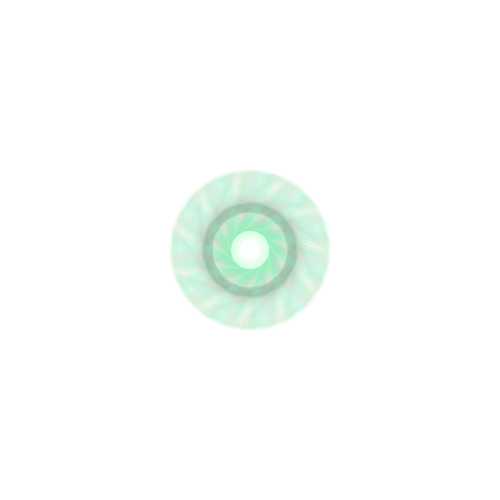
Frame 1 (no input)
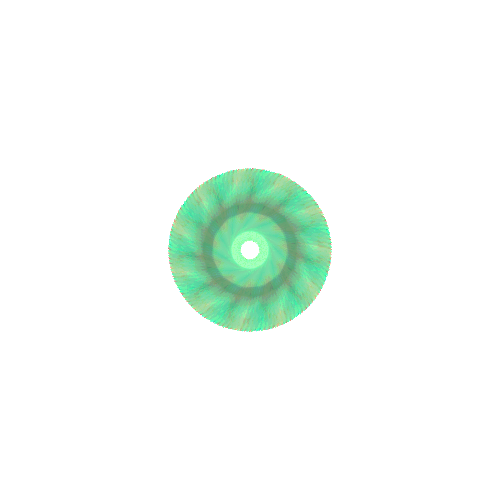
Frame 60 (the mouse pressed at the canvas centre just before this capture)
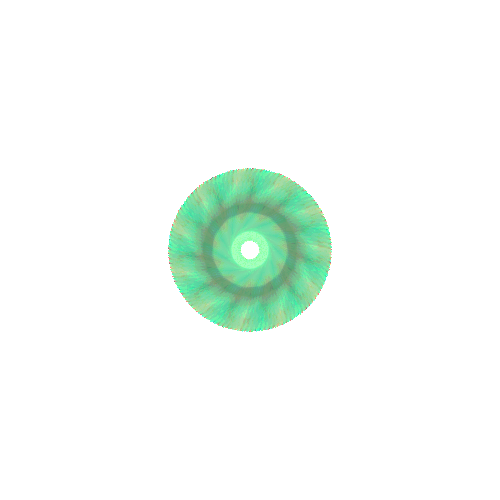
Frame 120 (the mouse held since frame 60 and released just before this capture)

The Processing sketch that drew these frames (run headless with seeded random() and noise(); from frame 60 on, the mouse is pressed at the canvas centre):

// Processing sketch: processing_84149
// ── processing_84149.pde

void setup()
{

  size(500,500);
background(255);
smooth();
noStroke();

 
}

void draw()
{

// translate permet de déplacer une forme sur l'axe des x et celui des y.



translate(250,250);

  
  
  fill(131,255,174,10);
 quad(16, 80, 30, 71, 7,66, 19, 4);
  rotate(PI/15);
  
   fill(255,140,111,10);
 quad(16, 80, 30, 71, 7,46, 19, 4);
  rotate(PI/12);
  
   fill(11,255,174,10);
 quad(16, 80, 30, 71, 7, 26, 19, 4);
  rotate(PI/11);
    fill(161,255,174,10);
 quad(16, 80, 32, 71, 7,6, 19, 4);
  rotate(PI/12);
  
   fill(55,130,111,10);
 quad(16, 80, 50, 1, 7,46, 19, 4);
  rotate(PI/3);
  
   fill(141,245,174,10);
 quad(17, 80, 3, 7, 7, 26, 19, 4);
  rotate(PI/14);  
  
  fill(131,255,174,10);
 quad(16, 80, 30, 71, 7,66, 19, 4);
  rotate(PI/15);
  
   fill(255,140,111,10);
 quad(16, 80, 30, 71, 7,46, 19, 4);
  rotate(PI/12);
  
   fill(11,255,174,10);
 quad(16, 80, 30, 71, 7, 26, 19, 4);
  rotate(PI/11);
    fill(161,255,174,10);
 quad(16, 80, 32, 71, 7,6, 19, 4);
  rotate(PI/12);
  
   fill(55,130,111,10);
 quad(16, 80, 50, 1, 7,46, 19, 4);
  rotate(PI/3);
  
   fill(141,245,174,10);
 quad(17, 80, 3, 7, 7, 26, 19, 4);
  rotate(PI/14);    
  fill(131,255,174,10);
 quad(16, 80, 30, 71, 7,66, 19, 4);
  rotate(PI/15);
  
   fill(255,140,111,10);
 quad(16, 80, 30, 71, 7,46, 19, 4);
  rotate(PI/12);
  
   fill(11,255,174,10);
 quad(16, 80, 30, 71, 7, 26, 19, 4);
  rotate(PI/11);
    fill(161,255,174,10);
 quad(16, 80, 32, 71, 7,6, 19, 4);
  rotate(PI/12);
  
   fill(55,130,111,10);
 quad(16, 80, 50, 1, 7,46, 19, 4);
  rotate(PI/3);
  
   fill(141,245,174,10);
 quad(17, 80, 3, 7, 7, 26, 19, 4);
  rotate(PI/14);    
  fill(131,255,174,10);
 quad(16, 80, 30, 71, 7,66, 19, 4);
  rotate(PI/15);
  
   fill(255,140,111,10);
 quad(16, 80, 30, 71, 7,46, 19, 4);
  rotate(PI/12);
  
   fill(11,255,174,10);
 quad(16, 80, 30, 71, 7, 26, 19, 4);
  rotate(PI/11);
    fill(161,255,174,10);
 quad(16, 80, 32, 71, 7,6, 19, 4);
  rotate(PI/12);
  
   fill(55,130,111,10);
 quad(16, 80, 50, 1, 7,46, 19, 4);
  rotate(PI/3);
  
   fill(141,245,174,10);
 quad(17, 80, 3, 7, 7, 26, 19, 4);
  rotate(PI/14);    
  fill(131,255,174,10);
 quad(16, 80, 30, 71, 7,66, 19, 4);
  rotate(PI/15);
  
   fill(255,140,111,10);
 quad(16, 80, 30, 71, 7,46, 19, 4);
  rotate(PI/12);
  
   fill(11,255,174,10);
 quad(16, 80, 30, 71, 7, 26, 19, 4);
  rotate(PI/11);
    fill(161,255,174,10);
 quad(16, 80, 32, 71, 7,6, 19, 4);
  rotate(PI/12);
  
   fill(55,130,111,10);
 quad(16, 80, 50, 1, 7,46, 19, 4);
  rotate(PI/3);
  
   fill(141,245,174,10);
 quad(17, 80, 3, 7, 7, 26, 19, 4);
  rotate(PI/14);    
  fill(131,255,174,10);
 quad(16, 80, 30, 71, 7,66, 19, 4);
  rotate(PI/15);
  
   fill(255,140,111,10);
 quad(16, 80, 30, 71, 7,46, 19, 4);
  rotate(PI/12);
  
   fill(11,255,174,10);
 quad(16, 80, 30, 71, 7, 26, 19, 4);
  rotate(PI/11);
    fill(161,255,174,10);
 quad(16, 80, 32, 71, 7,6, 19, 4);
  rotate(PI/12);
  
   fill(55,130,111,10);
 quad(16, 80, 50, 1, 7,46, 19, 4);
  rotate(PI/3);
  
   fill(141,245,174,10);
 quad(17, 80, 3, 7, 7, 26, 19, 4);
  rotate(PI/14);    
  fill(131,255,174,10);
 quad(16, 80, 30, 71, 7,66, 19, 4);
  rotate(PI/15);
  
   fill(255,140,111,10);
 quad(16, 80, 30, 71, 7,46, 19, 4);
  rotate(PI/12);
  
   fill(11,255,174,10);
 quad(16, 80, 30, 71, 7, 26, 19, 4);
  rotate(PI/11);
    fill(161,255,174,10);
 quad(16, 80, 32, 71, 7,6, 19, 4);
  rotate(PI/12);
  
   fill(55,130,111,10);
 quad(16, 80, 50, 1, 7,46, 19, 4);
  rotate(PI/3);
  
   fill(141,245,174,10);
 quad(17, 80, 3, 7, 7, 26, 19, 4);
  rotate(PI/14);    
  fill(131,255,174,10);
 quad(16, 80, 30, 71, 7,66, 19, 4);
  rotate(PI/15);
  
   fill(255,140,111,10);
 quad(16, 80, 30, 71, 7,46, 19, 4);
  rotate(PI/12);
  
   fill(11,255,174,10);
 quad(16, 80, 30, 71, 7, 26, 19, 4);
  rotate(PI/11);
    fill(161,255,174,10);
 quad(16, 80, 32, 71, 7,6, 19, 4);
  rotate(PI/12);
  
   fill(55,130,111,10);
 quad(16, 80, 50, 1, 7,46, 19, 4);
  rotate(PI/3);
  
   fill(141,245,174,10);
 quad(17, 80, 3, 7, 7, 26, 19, 4);
  rotate(PI/14);    
  fill(131,255,174,10);
 quad(16, 80, 30, 71, 7,66, 19, 4);
  rotate(PI/15);
  
   fill(255,140,111,10);
 quad(16, 80, 30, 71, 7,46, 19, 4);
  rotate(PI/12);
  
   fill(11,255,174,10);
 quad(16, 80, 30, 71, 7, 26, 19, 4);
  rotate(PI/11);
    fill(161,255,174,10);
 quad(16, 80, 32, 71, 7,6, 19, 4);
  rotate(PI/12);
  
   fill(55,130,111,10);
 quad(16, 80, 50, 1, 7,46, 19, 4);
  rotate(PI/3);
  
   fill(141,245,174,10);
 quad(17, 80, 3, 7, 7, 26, 19, 4);
  rotate(PI/14);    
  fill(131,255,174,10);
 quad(16, 80, 30, 71, 7,66, 19, 4);
  rotate(PI/15);
  
   fill(255,140,111,10);
 quad(16, 80, 30, 71, 7,46, 19, 4);
  rotate(PI/12);
  
   fill(11,255,174,10);
 quad(16, 80, 30, 71, 7, 26, 19, 4);
  rotate(PI/11);
    fill(161,255,174,10);
 quad(16, 80, 32, 71, 7,6, 19, 4);
  rotate(PI/12);
  
   fill(55,130,111,10);
 quad(16, 80, 50, 1, 7,46, 19, 4);
  rotate(PI/3);
  
   fill(141,245,174,10);
 quad(17, 80, 3, 7, 7, 26, 19, 4);
  rotate(PI/14);    
  fill(131,255,174,10);
 quad(16, 80, 30, 71, 7,66, 19, 4);
  rotate(PI/15);
  
   fill(255,140,111,10);
 quad(16, 80, 30, 71, 7,46, 19, 4);
  rotate(PI/12);
  
   fill(11,255,174,10);
 quad(16, 80, 30, 71, 7, 26, 19, 4);
  rotate(PI/11);
    fill(161,255,174,10);
 quad(16, 80, 32, 71, 7,6, 19, 4);
  rotate(PI/12);
  
   fill(55,130,111,10);
 quad(16, 80, 50, 1, 7,46, 19, 4);
  rotate(PI/3);
  
   fill(141,245,174,10);
 quad(17, 80, 3, 7, 7, 26, 19, 4);
  rotate(PI/14);    
  fill(131,255,174,10);
 quad(16, 80, 30, 71, 7,66, 19, 4);
  rotate(PI/15);
  
   fill(255,140,111,10);
 quad(16, 80, 30, 71, 7,46, 19, 4);
  rotate(PI/12);
  
   fill(11,255,174,10);
 quad(16, 80, 30, 71, 7, 26, 19, 4);
  rotate(PI/11);
    fill(161,255,174,10);
 quad(16, 80, 32, 71, 7,6, 19, 4);
  rotate(PI/12);
  
   fill(55,130,111,10);
 quad(16, 80, 50, 1, 7,46, 19, 4);
  rotate(PI/3);
  
   fill(141,245,174,10);
 quad(17, 80, 3, 7, 7, 26, 19, 4);
  rotate(PI/14);  
  
    
  fill(131,255,174,10);
 quad(16, 80, 30, 71, 7,66, 19, 4);
  rotate(PI/15);
  
   fill(255,140,111,10);
 quad(16, 80, 30, 71, 7,46, 19, 4);
  rotate(PI/12);
  
   fill(11,255,174,10);
 quad(16, 80, 30, 71, 7, 26, 19, 4);
  rotate(PI/11);
    fill(161,255,174,10);
 quad(16, 80, 32, 71, 7,6, 19, 4);
  rotate(PI/12);
  
   fill(55,130,111,10);
 quad(16, 80, 50, 1, 7,46, 19, 4);
  rotate(PI/3);
  
   fill(141,245,174,10);
 quad(17, 80, 3, 7, 7, 26, 19, 4);
  rotate(PI/14);    
  fill(131,255,174,10);
 quad(16, 80, 30, 71, 7,66, 19, 4);
  rotate(PI/15);
  
   fill(255,140,111,10);
 quad(16, 80, 30, 71, 7,46, 19, 4);
  rotate(PI/12);
  
   fill(11,255,174,10);
 quad(16, 80, 30, 71, 7, 26, 19, 4);
  rotate(PI/11);
    fill(161,255,174,10);
 quad(16, 80, 32, 71, 7,6, 19, 4);
  rotate(PI/12);
  
   fill(55,130,111,10);
 quad(16, 80, 50, 1, 7,46, 19, 4);
  rotate(PI/3);
  
   fill(141,245,174,10);
 quad(17, 80, 3, 7, 7, 26, 19, 4);
  rotate(PI/14);    
  fill(131,255,174,10);
 quad(16, 80, 30, 71, 7,66, 19, 4);
  rotate(PI/15);
  
   fill(255,140,111,10);
 quad(16, 80, 30, 71, 7,46, 19, 4);
  rotate(PI/12);
  
   fill(11,255,174,10);
 quad(16, 80, 30, 71, 7, 26, 19, 4);
  rotate(PI/11);
    fill(161,255,174,10);
 quad(16, 80, 32, 71, 7,6, 19, 4);
  rotate(PI/12);
  
   fill(55,130,111,10);
 quad(16, 80, 50, 1, 7,46, 19, 4);
  rotate(PI/3);
  
   fill(141,245,174,10);
 quad(17, 80, 3, 7, 7, 26, 19, 4);
  rotate(PI/14);    
  fill(131,255,174,10);
 quad(16, 80, 30, 71, 7,66, 19, 4);
  rotate(PI/15);
  
   fill(255,140,111,10);
 quad(16, 80, 30, 71, 7,46, 19, 4);
  rotate(PI/12);
  
   fill(11,255,174,10);
 quad(16, 80, 30, 71, 7, 26, 19, 4);
  rotate(PI/11);
    fill(161,255,174,10);
 quad(16, 80, 32, 71, 7,6, 19, 4);
  rotate(PI/12);
  
   fill(55,130,111,10);
 quad(16, 80, 50, 1, 7,46, 19, 4);
  rotate(PI/3);
  
   fill(141,245,174,10);
 quad(17, 80, 3, 7, 7, 26, 19, 4);
  rotate(PI/14);    
  fill(131,255,174,10);
 quad(16, 80, 30, 71, 7,66, 19, 4);
  rotate(PI/15);
  
   fill(255,140,111,10);
 quad(16, 80, 30, 71, 7,46, 19, 4);
  rotate(PI/12);
  
   fill(11,255,174,10);
 quad(16, 80, 30, 71, 7, 26, 19, 4);
  rotate(PI/11);
    fill(161,255,174,10);
 quad(16, 80, 32, 71, 7,6, 19, 4);
  rotate(PI/12);
  
   fill(55,130,111,10);
 quad(16, 80, 50, 1, 7,46, 19, 4);
  rotate(PI/3);
  
   fill(141,245,174,10);
 quad(17, 80, 3, 7, 7, 26, 19, 4);
  rotate(PI/14);    
  fill(131,255,174,10);
 quad(16, 80, 30, 71, 7,66, 19, 4);
  rotate(PI/15);
  
   fill(255,140,111,10);
 quad(16, 80, 30, 71, 7,46, 19, 4);
  rotate(PI/12);
  
   fill(11,255,174,10);
 quad(16, 80, 30, 71, 7, 26, 19, 4);
  rotate(PI/11);
    fill(161,255,174,10);
 quad(16, 80, 32, 71, 7,6, 19, 4);
  rotate(PI/12);
  
   fill(55,130,111,10);
 quad(16, 80, 50, 1, 7,46, 19, 4);
  rotate(PI/3);
  
   fill(141,245,174,10);
 quad(17, 80, 3, 7, 7, 26, 19, 4);
  rotate(PI/14);    
  fill(131,255,174,10);
 quad(16, 80, 30, 71, 7,66, 19, 4);
  rotate(PI/15);
  
   fill(255,140,111,10);
 quad(16, 80, 30, 71, 7,46, 19, 4);
  rotate(PI/12);
  
   fill(11,255,174,10);
 quad(16, 80, 30, 71, 7, 26, 19, 4);
  rotate(PI/11);
    fill(161,255,174,10);
 quad(16, 80, 32, 71, 7,6, 19, 4);
  rotate(PI/12);
  
   fill(55,130,111,10);
 quad(16, 80, 50, 1, 7,46, 19, 4);
  rotate(PI/3);
  
   fill(141,245,174,10);
 quad(17, 80, 3, 7, 7, 26, 19, 4);
  rotate(PI/14);    
  fill(131,255,174,10);
 quad(16, 80, 30, 71, 7,66, 19, 4);
  rotate(PI/15);
  
   fill(255,140,111,10);
 quad(16, 80, 30, 71, 7,46, 19, 4);
  rotate(PI/12);
  
   fill(11,255,174,10);
 quad(16, 80, 30, 71, 7, 26, 19, 4);
  rotate(PI/11);
    fill(161,255,174,10);
 quad(16, 80, 32, 71, 7,6, 19, 4);
  rotate(PI/12);
  
   fill(55,130,111,10);
 quad(16, 80, 50, 1, 7,46, 19, 4);
  rotate(PI/3);
  
   fill(141,245,174,10);
 quad(17, 80, 3, 7, 7, 26, 19, 4);
  rotate(PI/14);  
  
    
  fill(131,255,174,10);
 quad(16, 80, 30, 71, 7,66, 19, 4);
  rotate(PI/15);
  
   fill(255,140,111,10);
 quad(16, 80, 30, 71, 7,46, 19, 4);
  rotate(PI/12);
  
   fill(11,255,174,10);
 quad(16, 80, 30, 71, 7, 26, 19, 4);
  rotate(PI/11);
    fill(161,255,174,10);
 quad(16, 80, 32, 71, 7,6, 19, 4);
  rotate(PI/12);
  
   fill(55,130,111,10);
 quad(16, 80, 50, 1, 7,46, 19, 4);
  rotate(PI/3);
  
   fill(141,245,174,10);
 quad(17, 80, 3, 7, 7, 26, 19, 4);
  rotate(PI/14);    
  fill(131,255,174,10);
 quad(16, 80, 30, 71, 7,66, 19, 4);
  rotate(PI/15);
  
   fill(255,140,111,10);
 quad(16, 80, 30, 71, 7,46, 19, 4);
  rotate(PI/12);
  
   fill(11,255,174,10);
 quad(16, 80, 30, 71, 7, 26, 19, 4);
  rotate(PI/11);
    fill(161,255,174,10);
 quad(16, 80, 32, 71, 7,6, 19, 4);
  rotate(PI/12);
  
   fill(55,130,111,10);
 quad(16, 80, 50, 1, 7,46, 19, 4);
  rotate(PI/3);
  
   fill(141,245,174,10);
 quad(17, 80, 3, 7, 7, 26, 19, 4);
  rotate(PI/14);    
  fill(131,255,174,10);
 quad(16, 80, 30, 71, 7,66, 19, 4);
  rotate(PI/15);
  
   fill(255,140,111,10);
 quad(16, 80, 30, 71, 7,46, 19, 4);
  rotate(PI/12);
  
   fill(11,255,174,10);
 quad(16, 80, 30, 71, 7, 26, 19, 4);
  rotate(PI/11);
    fill(161,255,174,10);
 quad(16, 80, 32, 71, 7,6, 19, 4);
  rotate(PI/12);
  
   fill(55,130,111,10);
 quad(16, 80, 50, 1, 7,46, 19, 4);
  rotate(PI/3);
  
   fill(141,245,174,10);
 quad(17, 80, 3, 7, 7, 26, 19, 4);
  rotate(PI/14);    
  fill(131,255,174,10);
 quad(16, 80, 30, 71, 7,66, 19, 4);
  rotate(PI/15);
  
   fill(255,140,111,10);
 quad(16, 80, 30, 71, 7,46, 19, 4);
  rotate(PI/12);
  
   fill(11,255,174,10);
 quad(16, 80, 30, 71, 7, 26, 19, 4);
  rotate(PI/11);
    fill(161,255,174,10);
 quad(16, 80, 32, 71, 7,6, 19, 4);
  rotate(PI/12);
  
   fill(55,130,111,10);
 quad(16, 80, 50, 1, 7,46, 19, 4);
  rotate(PI/3);
  
   fill(141,245,174,10);
 quad(17, 80, 3, 7, 7, 26, 19, 4);
  rotate(PI/14);    
  fill(131,255,174,10);
 quad(16, 80, 30, 71, 7,66, 19, 4);
  rotate(PI/15);
  
   fill(255,140,111,10);
 quad(16, 80, 30, 71, 7,46, 19, 4);
  rotate(PI/12);
  
   fill(11,255,174,10);
 quad(16, 80, 30, 71, 7, 26, 19, 4);
  rotate(PI/11);
    fill(161,255,174,10);
 quad(16, 80, 32, 71, 7,6, 19, 4);
  rotate(PI/12);
  
   fill(55,130,111,10);
 quad(16, 80, 50, 1, 7,46, 19, 4);
  rotate(PI/3);
  
   fill(141,245,174,10);
 quad(17, 80, 3, 7, 7, 26, 19, 4);
  rotate(PI/14);    
  fill(131,255,174,10);
 quad(16, 80, 30, 71, 7,66, 19, 4);
  rotate(PI/15);
  
   fill(255,140,111,10);
 quad(16, 80, 30, 71, 7,46, 19, 4);
  rotate(PI/12);
  
   fill(11,255,174,10);
 quad(16, 80, 30, 71, 7, 26, 19, 4);
  rotate(PI/11);
    fill(161,255,174,10);
 quad(16, 80, 32, 71, 7,6, 19, 4);
  rotate(PI/12);
  
   fill(55,130,111,10);
 quad(16, 80, 50, 1, 7,46, 19, 4);
  rotate(PI/3);
  
   fill(141,245,174,10);
 quad(17, 80, 3, 7, 7, 26, 19, 4);
  rotate(PI/14);    
  fill(131,255,174,10);
 quad(16, 80, 30, 71, 7,66, 19, 4);
  rotate(PI/15);
  
   fill(255,140,111,10);
 quad(16, 80, 30, 71, 7,46, 19, 4);
  rotate(PI/12);
  
   fill(11,255,174,10);
 quad(16, 80, 30, 71, 7, 26, 19, 4);
  rotate(PI/11);
    fill(161,255,174,10);
 quad(16, 80, 32, 71, 7,6, 19, 4);
  rotate(PI/12);
  
   fill(55,130,111,10);
 quad(16, 80, 50, 1, 7,46, 19, 4);
  rotate(PI/3);
  
   fill(141,245,174,10);
 quad(17, 80, 3, 7, 7, 26, 19, 4);
  rotate(PI/14);    
  fill(131,255,174,10);
 quad(16, 80, 30, 71, 7,66, 19, 4);
  rotate(PI/15);
  
   fill(255,140,111,10);
 quad(16, 80, 30, 71, 7,46, 19, 4);
  rotate(PI/12);
  
   fill(11,255,174,10);
 quad(16, 80, 30, 71, 7, 26, 19, 4);
  rotate(PI/11);
    fill(161,255,174,10);
 quad(16, 80, 32, 71, 7,6, 19, 4);
  rotate(PI/12);
  
   fill(55,130,111,10);
 quad(16, 80, 50, 1, 7,46, 19, 4);
  rotate(PI/3);
  
   fill(141,245,174,10);
 quad(17, 80, 3, 7, 7, 26, 19, 4);
  rotate(PI/14);    
  fill(131,255,174,10);
 quad(16, 80, 30, 71, 7,66, 19, 4);
  rotate(PI/15);
  
   fill(255,140,111,10);
 quad(16, 80, 30, 71, 7,46, 19, 4);
  rotate(PI/12);
  
   fill(11,255,174,10);
 quad(16, 80, 30, 71, 7, 26, 19, 4);
  rotate(PI/11);
    fill(161,255,174,10);
 quad(16, 80, 32, 71, 7,6, 19, 4);
  rotate(PI/12);
  
   fill(55,130,111,10);
 quad(16, 80, 50, 1, 7,46, 19, 4);
  rotate(PI/3);
  
   fill(141,245,174,10);
 quad(17, 80, 3, 7, 7, 26, 19, 4);
  rotate(PI/14);    
  fill(131,255,174,10);
 quad(16, 80, 30, 71, 7,66, 19, 4);
  rotate(PI/15);
  
   fill(255,140,111,10);
 quad(16, 80, 30, 71, 7,46, 19, 4);
  rotate(PI/12);
  
   fill(11,255,174,10);
 quad(16, 80, 30, 71, 7, 26, 19, 4);
  rotate(PI/11);
    fill(161,255,174,10);
 quad(16, 80, 32, 71, 7,6, 19, 4);
  rotate(PI/12);
  
   fill(55,130,111,10);
 quad(16, 80, 50, 1, 7,46, 19, 4);
  rotate(PI/3);
  
   fill(141,245,174,10);
 quad(17, 80, 3, 7, 7, 26, 19, 4);
  rotate(PI/14);    
  fill(131,255,174,10);
 quad(16, 80, 30, 71, 7,66, 19, 4);
  rotate(PI/15);
  
   fill(255,140,111,10);
 quad(16, 80, 30, 71, 7,46, 19, 4);
  rotate(PI/12);
  
   fill(11,255,174,10);
 quad(16, 80, 30, 71, 7, 26, 19, 4);
  rotate(PI/11);
    fill(161,255,174,10);
 quad(16, 80, 32, 71, 7,6, 19, 4);
  rotate(PI/12);
  
   fill(55,130,111,10);
 quad(16, 80, 50, 1, 7,46, 19, 4);
  rotate(PI/3);
  
   fill(141,245,174,10);
 quad(17, 80, 3, 7, 7, 26, 19, 4);
  rotate(PI/14);    
  fill(131,255,174,10);
 quad(16, 80, 30, 71, 7,66, 19, 4);
  rotate(PI/15);
  
   fill(255,140,111,10);
 quad(16, 80, 30, 71, 7,46, 19, 4);
  rotate(PI/12);
  
   fill(11,255,174,10);
 quad(16, 80, 30, 71, 7, 26, 19, 4);
  rotate(PI/11);
    fill(161,255,174,10);
 quad(16, 80, 32, 71, 7,6, 19, 4);
  rotate(PI/12);
  
   fill(55,130,111,10);
 quad(16, 80, 50, 1, 7,46, 19, 4);
  rotate(PI/3);
  
   fill(141,245,174,10);
 quad(17, 80, 3, 7, 7, 26, 19, 4);
  rotate(PI/14);    
  fill(131,255,174,10);
 quad(16, 80, 30, 71, 7,66, 19, 4);
  rotate(PI/15);
  
   fill(255,140,111,10);
 quad(16, 80, 30, 71, 7,46, 19, 4);
  rotate(PI/12);
  
   fill(11,255,174,10);
 quad(16, 80, 30, 71, 7, 26, 19, 4);
  rotate(PI/11);
    fill(161,255,174,10);
 quad(16, 80, 32, 71, 7,6, 19, 4);
  rotate(PI/12);
  
   fill(55,130,111,10);
 quad(16, 80, 50, 1, 7,46, 19, 4);
  rotate(PI/3);
  
   fill(141,245,174,10);
 quad(17, 80, 3, 7, 7, 26, 19, 4);
  rotate(PI/14);    
  fill(131,255,174,10);
 quad(16, 80, 30, 71, 7,66, 19, 4);
  rotate(PI/15);
  
   fill(255,140,111,10);
 quad(16, 80, 30, 71, 7,46, 19, 4);
  rotate(PI/12);
  
   fill(11,255,174,10);
 quad(16, 80, 30, 71, 7, 26, 19, 4);
  rotate(PI/11);
    fill(161,255,174,10);
 quad(16, 80, 32, 71, 7,6, 19, 4);
  rotate(PI/12);
  
   fill(55,130,111,10);
 quad(16, 80, 50, 1, 7,46, 19, 4);
  rotate(PI/3);
  
   fill(141,245,174,10);
 quad(17, 80, 3, 7, 7, 26, 19, 4);
  rotate(PI/14);    
  fill(131,255,174,10);
 quad(16, 80, 30, 71, 7,66, 19, 4);
  rotate(PI/15);
  
   fill(255,140,111,10);
 quad(16, 80, 30, 71, 7,46, 19, 4);
  rotate(PI/12);
  
   fill(11,255,174,10);
 quad(16, 80, 30, 71, 7, 26, 19, 4);
  rotate(PI/11);
    fill(161,255,174,10);
 quad(16, 80, 32, 71, 7,6, 19, 4);
  rotate(PI/12);
  
   fill(55,130,111,10);
 quad(16, 80, 50, 1, 7,46, 19, 4);
  rotate(PI/3);
  
   fill(141,245,174,10);
 quad(17, 80, 3, 7, 7, 26, 19, 4);
  rotate(PI/14);    
  fill(131,255,174,10);
 quad(16, 80, 30, 71, 7,66, 19, 4);
  rotate(PI/15);
  
   fill(255,140,111,10);
 quad(16, 80, 30, 71, 7,46, 19, 4);
  rotate(PI/12);
  
   fill(11,255,174,10);
 quad(16, 80, 30, 71, 7, 26, 19, 4);
  rotate(PI/11);
    fill(161,255,174,10);
 quad(16, 80, 32, 71, 7,6, 19, 4);
  rotate(PI/12);
  
   fill(55,130,111,10);
 quad(16, 80, 50, 1, 7,46, 19, 4);
  rotate(PI/3);
  
   fill(141,245,174,10);
 quad(17, 80, 3, 7, 7, 26, 19, 4);
  rotate(PI/14);    
  fill(131,255,174,10);
 quad(16, 80, 30, 71, 7,66, 19, 4);
  rotate(PI/15);
  
   fill(255,140,111,10);
 quad(16, 80, 30, 71, 7,46, 19, 4);
  rotate(PI/12);
  
   fill(11,255,174,10);
 quad(16, 80, 30, 71, 7, 26, 19, 4);
  rotate(PI/11);
    fill(161,255,174,10);
 quad(16, 80, 32, 71, 7,6, 19, 4);
  rotate(PI/12);
  
   fill(55,130,111,10);
 quad(16, 80, 50, 1, 7,46, 19, 4);
  rotate(PI/3);
  
   fill(141,245,174,10);
 quad(17, 80, 3, 7, 7, 26, 19, 4);
  rotate(PI/14);    
  fill(131,255,174,10);
 quad(16, 80, 30, 71, 7,66, 19, 4);
  rotate(PI/15);
  
   fill(255,140,111,10);
 quad(16, 80, 30, 71, 7,46, 19, 4);
  rotate(PI/12);
  
   fill(11,255,174,10);
 quad(16, 80, 30, 71, 7, 26, 19, 4);
  rotate(PI/11);
    fill(161,255,174,10);
 quad(16, 80, 32, 71, 7,6, 19, 4);
  rotate(PI/12);
  
   fill(55,130,111,10);
 quad(16, 80, 50, 1, 7,46, 19, 4);
  rotate(PI/3);
  
   fill(141,245,174,10);
 quad(17, 80, 3, 7, 7, 26, 19, 4);
  rotate(PI/14);    
  fill(131,255,174,10);
 quad(16, 80, 30, 71, 7,66, 19, 4);
  rotate(PI/15);
  
   fill(255,140,111,10);
 quad(16, 80, 30, 71, 7,46, 19, 4);
  rotate(PI/12);
  
   fill(11,255,174,10);
 quad(16, 80, 30, 71, 7, 26, 19, 4);
  rotate(PI/11);
    fill(161,255,174,10);
 quad(16, 80, 32, 71, 7,6, 19, 4);
  rotate(PI/12);
  
   fill(55,130,111,10);
 quad(16, 80, 50, 1, 7,46, 19, 4);
  rotate(PI/3);
  
   fill(141,245,174,10);
 quad(17, 80, 3, 7, 7, 26, 19, 4);
  rotate(PI/14);    
  fill(131,255,174,10);
 quad(16, 80, 30, 71, 7,66, 19, 4);
  rotate(PI/15);
  
   fill(255,140,111,10);
 quad(16, 80, 30, 71, 7,46, 19, 4);
  rotate(PI/12);
  
   fill(11,255,174,10);
 quad(16, 80, 30, 71, 7, 26, 19, 4);
  rotate(PI/11);
    fill(161,255,174,10);
 quad(16, 80, 32, 71, 7,6, 19, 4);
  rotate(PI/12);
  
   fill(55,130,111,10);
 quad(16, 80, 50, 1, 7,46, 19, 4);
  rotate(PI/3);
  
   fill(141,245,174,10);
 quad(17, 80, 3, 7, 7, 26, 19, 4);
  rotate(PI/14);  
    
  fill(131,255,174,10);
 quad(16, 80, 30, 71, 7,66, 19, 4);
  rotate(PI/15);
  
   fill(255,140,111,10);
 quad(16, 80, 30, 71, 7,46, 19, 4);
  rotate(PI/12);
  
   fill(11,255,174,10);
 quad(16, 80, 30, 71, 7, 26, 19, 4);
  rotate(PI/11);
    fill(161,255,174,10);
 quad(16, 80, 32, 71, 7,6, 19, 4);
  rotate(PI/12);
  
   fill(55,130,111,10);
 quad(16, 80, 50, 1, 7,46, 19, 4);
  rotate(PI/3);
  
   fill(141,245,174,10);
 quad(17, 80, 3, 7, 7, 26, 19, 4);
  rotate(PI/14);    
  fill(131,255,174,10);
 quad(16, 80, 30, 71, 7,66, 19, 4);
  rotate(PI/15);
  
   fill(255,140,111,10);
 quad(16, 80, 30, 71, 7,46, 19, 4);
  rotate(PI/12);
  
   fill(11,255,174,10);
 quad(16, 80, 30, 71, 7, 26, 19, 4);
  rotate(PI/11);
    fill(161,255,174,10);
 quad(16, 80, 32, 71, 7,6, 19, 4);
  rotate(PI/12);
  
   fill(55,130,111,10);
 quad(16, 80, 50, 1, 7,46, 19, 4);
  rotate(PI/3);
  
   fill(141,245,174,10);
 quad(17, 80, 3, 7, 7, 26, 19, 4);
  rotate(PI/14);    
  fill(131,255,174,10);
 quad(16, 80, 30, 71, 7,66, 19, 4);
  rotate(PI/15);
  
   fill(255,140,111,10);
 quad(16, 80, 30, 71, 7,46, 19, 4);
  rotate(PI/12);
  
   fill(11,255,174,10);
 quad(16, 80, 30, 71, 7, 26, 19, 4);
  rotate(PI/11);
    fill(161,255,174,10);
 quad(16, 80, 32, 71, 7,6, 19, 4);
  rotate(PI/12);
  
   fill(55,130,111,10);
 quad(16, 80, 50, 1, 7,46, 19, 4);
  rotate(PI/3);
  
   fill(141,245,174,10);
 quad(17, 80, 3, 7, 7, 26, 19, 4);
  rotate(PI/14);    
  fill(131,255,174,10);
 quad(16, 80, 30, 71, 7,66, 19, 4);
  rotate(PI/15);
  
   fill(255,140,111,10);
 quad(16, 80, 30, 71, 7,46, 19, 4);
  rotate(PI/12);
  
   fill(11,255,174,10);
 quad(16, 80, 30, 71, 7, 26, 19, 4);
  rotate(PI/11);
    fill(161,255,174,10);
 quad(16, 80, 32, 71, 7,6, 19, 4);
  rotate(PI/12);
  
   fill(55,130,111,10);
 quad(16, 80, 50, 1, 7,46, 19, 4);
  rotate(PI/3);
  
   fill(141,245,174,10);
 quad(17, 80, 3, 7, 7, 26, 19, 4);
  rotate(PI/14);    
  fill(131,255,174,10);
 quad(16, 80, 30, 71, 7,66, 19, 4);
  rotate(PI/15);
  
   fill(255,140,111,10);
 quad(16, 80, 30, 71, 7,46, 19, 4);
  rotate(PI/12);
  
   fill(11,255,174,10);
 quad(16, 80, 30, 71, 7, 26, 19, 4);
  rotate(PI/11);
    fill(161,255,174,10);
 quad(16, 80, 32, 71, 7,6, 19, 4);
  rotate(PI/12);
  
   fill(55,130,111,10);
 quad(16, 80, 50, 1, 7,46, 19, 4);
  rotate(PI/3);
  
   fill(141,245,174,10);
 quad(17, 80, 3, 7, 7, 26, 19, 4);
  rotate(PI/14);    
  fill(131,255,174,10);
 quad(16, 80, 30, 71, 7,66, 19, 4);
  rotate(PI/15);
  
   fill(255,140,111,10);
 quad(16, 80, 30, 71, 7,46, 19, 4);
  rotate(PI/12);
  
   fill(11,255,174,10);
 quad(16, 80, 30, 71, 7, 26, 19, 4);
  rotate(PI/11);
    fill(161,255,174,10);
 quad(16, 80, 32, 71, 7,6, 19, 4);
  rotate(PI/12);
  
   fill(55,130,111,10);
 quad(16, 80, 50, 1, 7,46, 19, 4);
  rotate(PI/3);
  
   fill(141,245,174,10);
 quad(17, 80, 3, 7, 7, 26, 19, 4);
  rotate(PI/14);    
  fill(131,255,174,10);
 quad(16, 80, 30, 71, 7,66, 19, 4);
  rotate(PI/15);
  
   fill(255,140,111,10);
 quad(16, 80, 30, 71, 7,46, 19, 4);
  rotate(PI/12);
  
   fill(11,255,174,10);
 quad(16, 80, 30, 71, 7, 26, 19, 4);
  rotate(PI/11);
    fill(161,255,174,10);
 quad(16, 80, 32, 71, 7,6, 19, 4);
  rotate(PI/12);
  
   fill(55,130,111,10);
 quad(16, 80, 50, 1, 7,46, 19, 4);
  rotate(PI/3);
  
   fill(141,245,174,10);
 quad(17, 80, 3, 7, 7, 26, 19, 4);
  rotate(PI/14);    
  fill(131,255,174,10);
 quad(16, 80, 30, 71, 7,66, 19, 4);
  rotate(PI/15);
  
   fill(255,140,111,10);
 quad(16, 80, 30, 71, 7,46, 19, 4);
  rotate(PI/12);
  
   fill(11,255,174,10);
 quad(16, 80, 30, 71, 7, 26, 19, 4);
  rotate(PI/11);
    fill(161,255,174,10);
 quad(16, 80, 32, 71, 7,6, 19, 4);
  rotate(PI/12);
  
   fill(55,130,111,10);
 quad(16, 80, 50, 1, 7,46, 19, 4);
  rotate(PI/3);
  
   fill(141,245,174,10);
 quad(17, 80, 3, 7, 7, 26, 19, 4);
  rotate(PI/14);    
  fill(131,255,174,10);
 quad(16, 80, 30, 71, 7,66, 19, 4);
  rotate(PI/15);
  
   fill(255,140,111,10);
 quad(16, 80, 30, 71, 7,46, 19, 4);
  rotate(PI/12);
  
   fill(11,255,174,10);
 quad(16, 80, 30, 71, 7, 26, 19, 4);
  rotate(PI/11);
    fill(161,255,174,10);
 quad(16, 80, 32, 71, 7,6, 19, 4);
  rotate(PI/12);
  
   fill(55,130,111,10);
 quad(16, 80, 50, 1, 7,46, 19, 4);
  rotate(PI/3);
  
   fill(141,245,174,10);
 quad(17, 80, 3, 7, 7, 26, 19, 4);
  rotate(PI/14);    
  fill(131,255,174,10);
 quad(16, 80, 30, 71, 7,66, 19, 4);
  rotate(PI/15);
  
   fill(255,140,111,10);
 quad(16, 80, 30, 71, 7,46, 19, 4);
  rotate(PI/12);
  
   fill(11,255,174,10);
 quad(16, 80, 30, 71, 7, 26, 19, 4);
  rotate(PI/11);
    fill(161,255,174,10);
 quad(16, 80, 32, 71, 7,6, 19, 4);
  rotate(PI/12);
  
   fill(55,130,111,10);
 quad(16, 80, 50, 1, 7,46, 19, 4);
  rotate(PI/3);
  
   fill(141,245,174,10);
 quad(17, 80, 3, 7, 7, 26, 19, 4);
  rotate(PI/14);    
  fill(131,255,174,10);
 quad(16, 80, 30, 71, 7,66, 19, 4);
  rotate(PI/15);
  
   fill(255,140,111,10);
 quad(16, 80, 30, 71, 7,46, 19, 4);
  rotate(PI/12);
  
   fill(11,255,174,10);
 quad(16, 80, 30, 71, 7, 26, 19, 4);
  rotate(PI/11);
    fill(161,255,174,10);
 quad(16, 80, 32, 71, 7,6, 19, 4);
  rotate(PI/12);
  
   fill(55,130,111,10);
 quad(16, 80, 50, 1, 7,46, 19, 4);
  rotate(PI/3);
  
   fill(141,245,174,10);
 quad(17, 80, 3, 7, 7, 26, 19, 4);
  rotate(PI/14);    
  fill(131,255,174,10);
 quad(16, 80, 30, 71, 7,66, 19, 4);
  rotate(PI/15);
  
   fill(255,140,111,10);
 quad(16, 80, 30, 71, 7,46, 19, 4);
  rotate(PI/12);
  
   fill(11,255,174,10);
 quad(16, 80, 30, 71, 7, 26, 19, 4);
  rotate(PI/11);
    fill(161,255,174,10);
 quad(16, 80, 32, 71, 7,6, 19, 4);
  rotate(PI/12);
  
   fill(55,130,111,10);
 quad(16, 80, 50, 1, 7,46, 19, 4);
  rotate(PI/3);
  
   fill(141,245,174,10);
 quad(17, 80, 3, 7, 7, 26, 19, 4);
  rotate(PI/14);    
  fill(131,255,174,10);
 quad(16, 80, 30, 71, 7,66, 19, 4);
  rotate(PI/15);
  
   fill(255,140,111,10);
 quad(16, 80, 30, 71, 7,46, 19, 4);
  rotate(PI/12);
  
   fill(11,255,174,10);
 quad(16, 80, 30, 71, 7, 26, 19, 4);
  rotate(PI/11);
    fill(161,255,174,10);
 quad(16, 80, 32, 71, 7,6, 19, 4);
  rotate(PI/12);
  
   fill(55,130,111,10);
 quad(16, 80, 50, 1, 7,46, 19, 4);
  rotate(PI/3);
  
   fill(141,245,174,10);
 quad(17, 80, 3, 7, 7, 26, 19, 4);
  rotate(PI/14);    
  fill(131,255,174,10);
 quad(16, 80, 30, 71, 7,66, 19, 4);
  rotate(PI/15);
  
   fill(255,140,111,10);
 quad(16, 80, 30, 71, 7,46, 19, 4);
  rotate(PI/12);
  
   fill(11,255,174,10);
 quad(16, 80, 30, 71, 7, 26, 19, 4);
  rotate(PI/11);
    fill(161,255,174,10);
 quad(16, 80, 32, 71, 7,6, 19, 4);
  rotate(PI/12);
  
   fill(55,130,111,10);
 quad(16, 80, 50, 1, 7,46, 19, 4);
  rotate(PI/3);
  
   fill(141,245,174,10);
 quad(17, 80, 3, 7, 7, 26, 19, 4);
  rotate(PI/14);    
  fill(131,255,174,10);
 quad(16, 80, 30, 71, 7,66, 19, 4);
  rotate(PI/15);
  
   fill(255,140,111,10);
 quad(16, 80, 30, 71, 7,46, 19, 4);
  rotate(PI/12);
  
   fill(11,255,174,10);
 quad(16, 80, 30, 71, 7, 26, 19, 4);
  rotate(PI/11);
    fill(161,255,174,10);
 quad(16, 80, 32, 71, 7,6, 19, 4);
  rotate(PI/12);
  
   fill(55,130,111,10);
 quad(16, 80, 50, 1, 7,46, 19, 4);
  rotate(PI/3);
  
   fill(141,245,174,10);
 quad(17, 80, 3, 7, 7, 26, 19, 4);
  rotate(PI/14);    
  fill(131,255,174,10);
 quad(16, 80, 30, 71, 7,66, 19, 4);
  rotate(PI/15);
  
   fill(255,140,111,10);
 quad(16, 80, 30, 71, 7,46, 19, 4);
  rotate(PI/12);
  
   fill(11,255,174,10);
 quad(16, 80, 30, 71, 7, 26, 19, 4);
  rotate(PI/11);
    fill(161,255,174,10);
 quad(16, 80, 32, 71, 7,6, 19, 4);
  rotate(PI/12);
  
   fill(55,130,111,10);
 quad(16, 80, 50, 1, 7,46, 19, 4);
  rotate(PI/3);
  
   fill(141,245,174,10);
 quad(17, 80, 3, 7, 7, 26, 19, 4);
  rotate(PI/14);    
  fill(131,255,174,10);
 quad(16, 80, 30, 71, 7,66, 19, 4);
  rotate(PI/15);
  
   fill(255,140,111,10);
 quad(16, 80, 30, 71, 7,46, 19, 4);
  rotate(PI/12);
  
   fill(11,255,174,10);
 quad(16, 80, 30, 71, 7, 26, 19, 4);
  rotate(PI/11);
    fill(161,255,174,10);
 quad(16, 80, 32, 71, 7,6, 19, 4);
  rotate(PI/12);
  
   fill(55,130,111,10);
 quad(16, 80, 50, 1, 7,46, 19, 4);
  rotate(PI/3);
  
   fill(141,245,174,10);
 quad(17, 80, 3, 7, 7, 26, 19, 4);
  rotate(PI/14);    
  fill(131,255,174,10);
 quad(16, 80, 30, 71, 7,66, 19, 4);
  rotate(PI/15);
  
   fill(255,140,111,10);
 quad(16, 80, 30, 71, 7,46, 19, 4);
  rotate(PI/12);
  
   fill(11,255,174,10);
 quad(16, 80, 30, 71, 7, 26, 19, 4);
  rotate(PI/11);
    fill(161,255,174,10);
 quad(16, 80, 32, 71, 7,6, 19, 4);
  rotate(PI/12);
  
   fill(55,130,111,10);
 quad(16, 80, 50, 1, 7,46, 19, 4);
  rotate(PI/3);
  
   fill(141,245,174,10);
 quad(17, 80, 3, 7, 7, 26, 19, 4);
  rotate(PI/14);    
  fill(131,255,174,10);
 quad(16, 80, 30, 71, 7,66, 19, 4);
  rotate(PI/15);
  
   fill(255,140,111,10);
 quad(16, 80, 30, 71, 7,46, 19, 4);
  rotate(PI/12);
  
   fill(11,255,174,10);
 quad(16, 80, 30, 71, 7, 26, 19, 4);
  rotate(PI/11);
    fill(161,255,174,10);
 quad(16, 80, 32, 71, 7,6, 19, 4);
  rotate(PI/12);
  
   fill(55,130,111,10);
 quad(16, 80, 50, 1, 7,46, 19, 4);
  rotate(PI/3);
  
   fill(141,245,174,10);
 quad(17, 80, 3, 7, 7, 26, 19, 4);
  rotate(PI/14);    
  fill(131,255,174,10);
 quad(16, 80, 30, 71, 7,66, 19, 4);
  rotate(PI/15);
  
   fill(255,140,111,10);
 quad(16, 80, 30, 71, 7,46, 19, 4);
  rotate(PI/12);
  
   fill(11,255,174,10);
 quad(16, 80, 30, 71, 7, 26, 19, 4);
  rotate(PI/11);
    fill(161,255,174,10);
 quad(16, 80, 32, 71, 7,6, 19, 4);
  rotate(PI/12);
  
   fill(55,130,111,10);
 quad(16, 80, 50, 1, 7,46, 19, 4);
  rotate(PI/3);
  
   fill(141,245,174,10);
 quad(17, 80, 3, 7, 7, 26, 19, 4);
  rotate(PI/14);
  
  fill(131,255,174,10);
 quad(16, 80, 30, 71, 7,66, 19, 4);
  rotate(PI/15);
  
   fill(255,140,111,10);
 quad(16, 80, 30, 71, 7,46, 19, 4);
  rotate(PI/12);
  
   fill(11,255,174,10);
 quad(16, 80, 30, 71, 7, 26, 19, 4);
  rotate(PI/11);
    fill(161,255,174,10);
 quad(16, 80, 32, 71, 7,6, 19, 4);
  rotate(PI/12);
  
   fill(55,130,111,10);
 quad(16, 80, 50, 1, 7,46, 19, 4);
  rotate(PI/3);
  
   fill(141,245,174,10);
 quad(17, 80, 3, 7, 7, 26, 19, 4);
  rotate(PI/14);    
  fill(131,255,174,10);
 quad(16, 80, 30, 71, 7,66, 19, 4);
  rotate(PI/15);
  
   fill(255,140,111,10);
 quad(16, 80, 30, 71, 7,46, 19, 4);
  rotate(PI/12);
  
   fill(11,255,174,10);
 quad(16, 80, 30, 71, 7, 26, 19, 4);
  rotate(PI/11);
    fill(161,255,174,10);
 quad(16, 80, 32, 71, 7,6, 19, 4);
  rotate(PI/12);
  
   fill(55,130,111,10);
 quad(16, 80, 50, 1, 7,46, 19, 4);
  rotate(PI/3);
  
   fill(141,245,174,10);
 quad(17, 80, 3, 7, 7, 26, 19, 4);
  rotate(PI/14);    
  fill(131,255,174,10);
 quad(16, 80, 30, 71, 7,66, 19, 4);
  rotate(PI/15);
  
   fill(255,140,111,10);
 quad(16, 80, 30, 71, 7,46, 19, 4);
  rotate(PI/12);
  
   fill(11,255,174,10);
 quad(16, 80, 30, 71, 7, 26, 19, 4);
  rotate(PI/11);
    fill(161,255,174,10);
 quad(16, 80, 32, 71, 7,6, 19, 4);
  rotate(PI/12);
  
   fill(55,130,111,10);
 quad(16, 80, 50, 1, 7,46, 19, 4);
  rotate(PI/3);
  
   fill(141,245,174,10);
 quad(17, 80, 3, 7, 7, 26, 19, 4);
  rotate(PI/14);    
  fill(131,255,174,10);
 quad(16, 80, 30, 71, 7,66, 19, 4);
  rotate(PI/15);
  
   fill(255,140,111,10);
 quad(16, 80, 30, 71, 7,46, 19, 4);
  rotate(PI/12);
  
   fill(11,255,174,10);
 quad(16, 80, 30, 71, 7, 26, 19, 4);
  rotate(PI/11);
    fill(161,255,174,10);
 quad(16, 80, 32, 71, 7,6, 19, 4);
  rotate(PI/12);
  
   fill(55,130,111,10);
 quad(16, 80, 50, 1, 7,46, 19, 4);
  rotate(PI/3);
  
   fill(141,245,174,10);
 quad(17, 80, 3, 7, 7, 26, 19, 4);
  rotate(PI/14);    
  fill(131,255,174,10);
 quad(16, 80, 30, 71, 7,66, 19, 4);
  rotate(PI/15);
  
   fill(255,140,111,10);
 quad(16, 80, 30, 71, 7,46, 19, 4);
  rotate(PI/12);
  
   fill(11,255,174,10);
 quad(16, 80, 30, 71, 7, 26, 19, 4);
  rotate(PI/11);
    fill(161,255,174,10);
 quad(16, 80, 32, 71, 7,6, 19, 4);
  rotate(PI/12);
  
   fill(55,130,111,10);
 quad(16, 80, 50, 1, 7,46, 19, 4);
  rotate(PI/3);
  
   fill(141,245,174,10);
 quad(17, 80, 3, 7, 7, 26, 19, 4);
  rotate(PI/14);    
  fill(131,255,174,10);
 quad(16, 80, 30, 71, 7,66, 19, 4);
  rotate(PI/15);
  
   fill(255,140,111,10);
 quad(16, 80, 30, 71, 7,46, 19, 4);
  rotate(PI/12);
  
   fill(11,255,174,10);
 quad(16, 80, 30, 71, 7, 26, 19, 4);
  rotate(PI/11);
    fill(161,255,174,10);
 quad(16, 80, 32, 71, 7,6, 19, 4);
  rotate(PI/12);
  
   fill(55,130,111,10);
 quad(16, 80, 50, 1, 7,46, 19, 4);
  rotate(PI/3);
  
   fill(141,245,174,10);
 quad(17, 80, 3, 7, 7, 26, 19, 4);
  rotate(PI/14);    
  fill(131,255,174,10);
 quad(16, 80, 30, 71, 7,66, 19, 4);
  rotate(PI/15);
  
   fill(255,140,111,10);
 quad(16, 80, 30, 71, 7,46, 19, 4);
  rotate(PI/12);
  
   fill(11,255,174,10);
 quad(16, 80, 30, 71, 7, 26, 19, 4);
  rotate(PI/11);
    fill(161,255,174,10);
 quad(16, 80, 32, 71, 7,6, 19, 4);
  rotate(PI/12);
  
   fill(55,130,111,10);
 quad(16, 80, 50, 1, 7,46, 19, 4);
  rotate(PI/3);
  
   fill(141,245,174,10);
 quad(17, 80, 3, 7, 7, 26, 19, 4);
  rotate(PI/14);    
  fill(131,255,174,10);
 quad(16, 80, 30, 71, 7,66, 19, 4);
  rotate(PI/15);
  
   fill(255,140,111,10);
 quad(16, 80, 30, 71, 7,46, 19, 4);
  rotate(PI/12);
  
   fill(11,255,174,10);
 quad(16, 80, 30, 71, 7, 26, 19, 4);
  rotate(PI/11);
    fill(161,255,174,10);
 quad(16, 80, 32, 71, 7,6, 19, 4);
  rotate(PI/12);
  
   fill(55,130,111,10);
 quad(16, 80, 50, 1, 7,46, 19, 4);
  rotate(PI/3);
  
   fill(141,245,174,10);
 quad(17, 80, 3, 7, 7, 26, 19, 4);
  rotate(PI/14);    
  fill(131,255,174,10);
 quad(16, 80, 30, 71, 7,66, 19, 4);
  rotate(PI/15);
  
   fill(255,140,111,10);
 quad(16, 80, 30, 71, 7,46, 19, 4);
  rotate(PI/12);
  
   fill(11,255,174,10);
 quad(16, 80, 30, 71, 7, 26, 19, 4);
  rotate(PI/11);
    fill(161,255,174,10);
 quad(16, 80, 32, 71, 7,6, 19, 4);
  rotate(PI/12);
  
   fill(55,130,111,10);
 quad(16, 80, 50, 1, 7,46, 19, 4);
  rotate(PI/3);
  
   fill(141,245,174,10);
 quad(17, 80, 3, 7, 7, 26, 19, 4);
  rotate(PI/14);    
  fill(131,255,174,10);
 quad(16, 80, 30, 71, 7,66, 19, 4);
  rotate(PI/15);
  
   fill(255,140,111,10);
 quad(16, 80, 30, 71, 7,46, 19, 4);
  rotate(PI/12);
  
   fill(11,255,174,10);
 quad(16, 80, 30, 71, 7, 26, 19, 4);
  rotate(PI/11);
    fill(161,255,174,10);
 quad(16, 80, 32, 71, 7,6, 19, 4);
  rotate(PI/12);
  
   fill(55,130,111,10);
 quad(16, 80, 50, 1, 7,46, 19, 4);
  rotate(PI/3);
  
   fill(141,245,174,10);
 quad(17, 80, 3, 7, 7, 26, 19, 4);
  rotate(PI/14);    
  fill(131,255,174,10);
 quad(16, 80, 30, 71, 7,66, 19, 4);
  rotate(PI/15);
  
   fill(255,140,111,10);
 quad(16, 80, 30, 71, 7,46, 19, 4);
  rotate(PI/12);
  
   fill(11,255,174,10);
 quad(16, 80, 30, 71, 7, 26, 19, 4);
  rotate(PI/11);
    fill(161,255,174,10);
 quad(16, 80, 32, 71, 7,6, 19, 4);
  rotate(PI/12);
  
   fill(55,130,111,10);
 quad(16, 80, 50, 1, 7,46, 19, 4);
  rotate(PI/3);
  
   fill(141,245,174,10);
 quad(17, 80, 3, 7, 7, 26, 19, 4);
  rotate(PI/14);    
  fill(131,255,174,10);
 quad(16, 80, 30, 71, 7,66, 19, 4);
  rotate(PI/15);
  
   fill(255,140,111,10);
 quad(16, 80, 30, 71, 7,46, 19, 4);
  rotate(PI/12);
  
   fill(11,255,174,10);
 quad(16, 80, 30, 71, 7, 26, 19, 4);
  rotate(PI/11);
    fill(161,255,174,10);
 quad(16, 80, 32, 71, 7,6, 19, 4);
  rotate(PI/12);
  
   fill(55,130,111,10);
 quad(16, 80, 50, 1, 7,46, 19, 4);
  rotate(PI/3);
  
   fill(141,245,174,10);
 quad(17, 80, 3, 7, 7, 26, 19, 4);
  rotate(PI/14);    
  fill(131,255,174,10);
 quad(16, 80, 30, 71, 7,66, 19, 4);
  rotate(PI/15);
  
   fill(255,140,111,10);
 quad(16, 80, 30, 71, 7,46, 19, 4);
  rotate(PI/12);
  
   fill(11,255,174,10);
 quad(16, 80, 30, 71, 7, 26, 19, 4);
  rotate(PI/11);
    fill(161,255,174,10);
 quad(16, 80, 32, 71, 7,6, 19, 4);
  rotate(PI/12);
  
   fill(55,130,111,10);
 quad(16, 80, 50, 1, 7,46, 19, 4);
  rotate(PI/3);
  
   fill(141,245,174,10);
 quad(17, 80, 3, 7, 7, 26, 19, 4);
  rotate(PI/14);    
  fill(131,255,174,10);
 quad(16, 80, 30, 71, 7,66, 19, 4);
  rotate(PI/15);
  
   fill(255,140,111,10);
 quad(16, 80, 30, 71, 7,46, 19, 4);
  rotate(PI/12);
  
   fill(11,255,174,10);
 quad(16, 80, 30, 71, 7, 26, 19, 4);
  rotate(PI/11);
    fill(161,255,174,10);
 quad(16, 80, 32, 71, 7,6, 19, 4);
  rotate(PI/12);
  
   fill(55,130,111,10);
 quad(16, 80, 50, 1, 7,46, 19, 4);
  rotate(PI/3);
  
   fill(141,245,174,10);
 quad(17, 80, 3, 7, 7, 26, 19, 4);
  rotate(PI/14);    
  fill(131,255,174,10);
 quad(16, 80, 30, 71, 7,66, 19, 4);
  rotate(PI/15);
  
   fill(255,140,111,10);
 quad(16, 80, 30, 71, 7,46, 19, 4);
  rotate(PI/12);
  
   fill(11,255,174,10);
 quad(16, 80, 30, 71, 7, 26, 19, 4);
  rotate(PI/11);
    fill(161,255,174,10);
 quad(16, 80, 32, 71, 7,6, 19, 4);
  rotate(PI/12);
  
   fill(55,130,111,10);
 quad(16, 80, 50, 1, 7,46, 19, 4);
  rotate(PI/3);
  
   fill(141,245,174,10);
 quad(17, 80, 3, 7, 7, 26, 19, 4);
  rotate(PI/14);    
  fill(131,255,174,10);
 quad(16, 80, 30, 71, 7,66, 19, 4);
  rotate(PI/15);
  
   fill(255,140,111,10);
 quad(16, 80, 30, 71, 7,46, 19, 4);
  rotate(PI/12);
  
   fill(11,255,174,10);
 quad(16, 80, 30, 71, 7, 26, 19, 4);
  rotate(PI/11);
    fill(161,255,174,10);
 quad(16, 80, 32, 71, 7,6, 19, 4);
  rotate(PI/12);
  
   fill(55,130,111,10);
 quad(16, 80, 50, 1, 7,46, 19, 4);
  rotate(PI/3);
  
   fill(141,245,174,10);
 quad(17, 80, 3, 7, 7, 26, 19, 4);
  rotate(PI/14);    
  fill(131,255,174,10);
 quad(16, 80, 30, 71, 7,66, 19, 4);
  rotate(PI/15);
  
   fill(255,140,111,10);
 quad(16, 80, 30, 71, 7,46, 19, 4);
  rotate(PI/12);
  
   fill(11,255,174,10);
 quad(16, 80, 30, 71, 7, 26, 19, 4);
  rotate(PI/11);
    fill(161,255,174,10);
 quad(16, 80, 32, 71, 7,6, 19, 4);
  rotate(PI/12);
  
   fill(55,130,111,10);
 quad(16, 80, 50, 1, 7,46, 19, 4);
  rotate(PI/3);
  
   fill(141,245,174,10);
 quad(17, 80, 3, 7, 7, 26, 19, 4);
  rotate(PI/14);    
  fill(131,255,174,10);
 quad(16, 80, 30, 71, 7,66, 19, 4);
  rotate(PI/15);
  
   fill(255,140,111,10);
 quad(16, 80, 30, 71, 7,46, 19, 4);
  rotate(PI/12);
  
   fill(11,255,174,10);
 quad(16, 80, 30, 71, 7, 26, 19, 4);
  rotate(PI/11);
    fill(161,255,174,10);
 quad(16, 80, 32, 71, 7,6, 19, 4);
  rotate(PI/12);
  
   fill(55,130,111,10);
 quad(16, 80, 50, 1, 7,46, 19, 4);
  rotate(PI/3);
  
   fill(141,245,174,10);
 quad(17, 80, 3, 7, 7, 26, 19, 4);
  rotate(PI/14);    
  fill(131,255,174,10);
 quad(16, 80, 30, 71, 7,66, 19, 4);
  rotate(PI/15);
  
   fill(255,140,111,10);
 quad(16, 80, 30, 71, 7,46, 19, 4);
  rotate(PI/12);
  
   fill(11,255,174,10);
 quad(16, 80, 30, 71, 7, 26, 19, 4);
  rotate(PI/11);
    fill(161,255,174,10);
 quad(16, 80, 32, 71, 7,6, 19, 4);
  rotate(PI/12);
  
   fill(55,130,111,10);
 quad(16, 80, 50, 1, 7,46, 19, 4);
  rotate(PI/3);
  
   fill(141,245,174,10);
 quad(17, 80, 3, 7, 7, 26, 19, 4);
  rotate(PI/14);    
  fill(131,255,174,10);
 quad(16, 80, 30, 71, 7,66, 19, 4);
  rotate(PI/15);
  
   fill(255,140,111,10);
 quad(16, 80, 30, 71, 7,46, 19, 4);
  rotate(PI/12);
  
   fill(11,255,174,10);
 quad(16, 80, 30, 71, 7, 26, 19, 4);
  rotate(PI/11);
    fill(161,255,174,10);
 quad(16, 80, 32, 71, 7,6, 19, 4);
  rotate(PI/12);
  
   fill(55,130,111,10);
 quad(16, 80, 50, 1, 7,46, 19, 4);
  rotate(PI/3);
  
   fill(141,245,174,10);
 quad(17, 80, 3, 7, 7, 26, 19, 4);
  rotate(PI/14);    
  fill(131,255,174,10);
 quad(16, 80, 30, 71, 7,66, 19, 4);
  rotate(PI/15);
  
   fill(255,140,111,10);
 quad(16, 80, 30, 71, 7,46, 19, 4);
  rotate(PI/12);
  
   fill(11,255,174,10);
 quad(16, 80, 30, 71, 7, 26, 19, 4);
  rotate(PI/11);
    fill(161,255,174,10);
 quad(16, 80, 32, 71, 7,6, 19, 4);
  rotate(PI/12);
  
   fill(55,130,111,10);
 quad(16, 80, 50, 1, 7,46, 19, 4);
  rotate(PI/3);
  
   fill(141,245,174,10);
 quad(17, 80, 3, 7, 7, 26, 19, 4);
  rotate(PI/14);    
  fill(131,255,174,10);
 quad(16, 80, 30, 71, 7,66, 19, 4);
  rotate(PI/15);
  
   fill(255,140,111,10);
 quad(16, 80, 30, 71, 7,46, 19, 4);
  rotate(PI/12);
  
   fill(11,255,174,10);
 quad(16, 80, 30, 71, 7, 26, 19, 4);
  rotate(PI/11);
    fill(161,255,174,10);
 quad(16, 80, 32, 71, 7,6, 19, 4);
  rotate(PI/12);
  
   fill(55,130,111,10);
 quad(16, 80, 50, 1, 7,46, 19, 4);
  rotate(PI/3);
  
   fill(141,245,174,10);
 quad(17, 80, 3, 7, 7, 26, 19, 4);
  rotate(PI/14);    
  fill(131,255,174,10);
 quad(16, 80, 30, 71, 7,66, 19, 4);
  rotate(PI/15);
  
   fill(255,140,111,10);
 quad(16, 80, 30, 71, 7,46, 19, 4);
  rotate(PI/12);
  
   fill(11,255,174,10);
 quad(16, 80, 30, 71, 7, 26, 19, 4);
  rotate(PI/11);
    fill(161,255,174,10);
 quad(16, 80, 32, 71, 7,6, 19, 4);
  rotate(PI/12);
  
   fill(55,130,111,10);
 quad(16, 80, 50, 1, 7,46, 19, 4);
  rotate(PI/3);
  
   fill(141,245,174,10);
 quad(17, 80, 3, 7, 7, 26, 19, 4);
  rotate(PI/14);    
  fill(131,255,174,10);
 quad(16, 80, 30, 71, 7,66, 19, 4);
  rotate(PI/15);
  
   fill(255,140,111,10);
 quad(16, 80, 30, 71, 7,46, 19, 4);
  rotate(PI/12);
  
   fill(11,255,174,10);
 quad(16, 80, 30, 71, 7, 26, 19, 4);
  rotate(PI/11);
    fill(161,255,174,10);
 quad(16, 80, 32, 71, 7,6, 19, 4);
  rotate(PI/12);
  
   fill(55,130,111,10);
 quad(16, 80, 50, 1, 7,46, 19, 4);
  rotate(PI/3);
  
   fill(141,245,174,10);
 quad(17, 80, 3, 7, 7, 26, 19, 4);
  rotate(PI/14);    
  fill(131,255,174,10);
 quad(16, 80, 30, 71, 7,66, 19, 4);
  rotate(PI/15);
  
   fill(255,140,111,10);
 quad(16, 80, 30, 71, 7,46, 19, 4);
  rotate(PI/12);
  
   fill(11,255,174,10);
 quad(16, 80, 30, 71, 7, 26, 19, 4);
  rotate(PI/11);
    fill(161,255,174,10);
 quad(16, 80, 32, 71, 7,6, 19, 4);
  rotate(PI/12);
  
   fill(55,130,111,10);
 quad(16, 80, 50, 1, 7,46, 19, 4);
  rotate(PI/3);
  
   fill(141,245,174,10);
 quad(17, 80, 3, 7, 7, 26, 19, 4);
  rotate(PI/14);    

}
